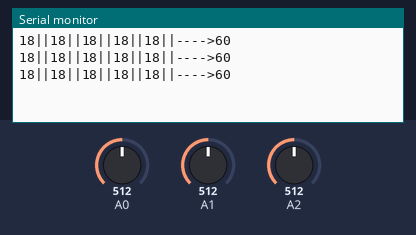
Recording of a sketch running on a simulated Arduino Uno, built with avr-gcc and run on an emulated ATmega328P. On the bench: the last lines printed to the serial monitor. Inputs (shaded band) come from the test bench; at power-on: A0 = 512, A1 = 512, A2 = 512.

Above: at 1.2 s.
1.3 s: A0 set to 716
At 1.9 s:
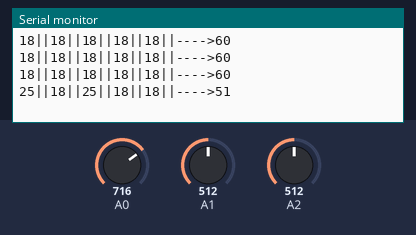
2.8 s: A1 set to 716
At 3.4 s:
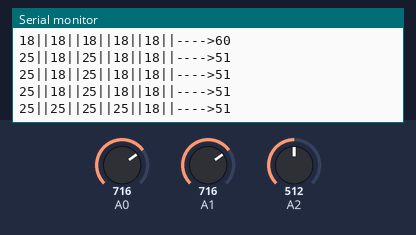
4.3 s: A2 set to 716
At 4.9 s:
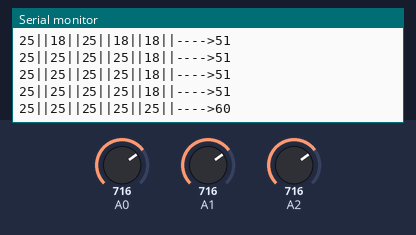
5.8 s: A0 set to 900
At 6.4 s:
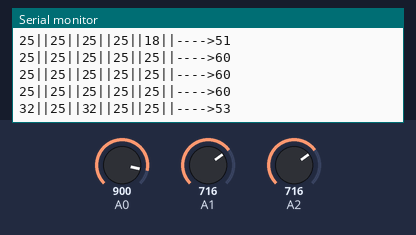
7.3 s: A1 set to 900
At 7.9 s:
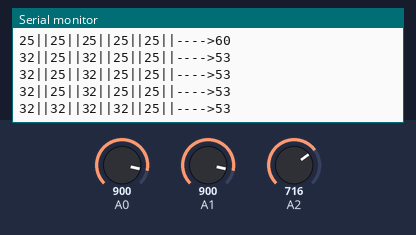
8.8 s: A2 set to 900
At 9.4 s:
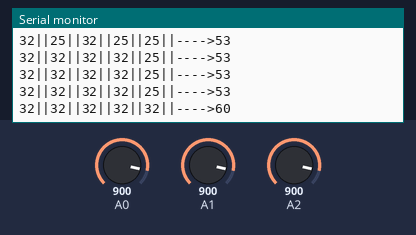
Timing chart, 0 to 11.3 s (numbered marks = the images above; inputs shaded):
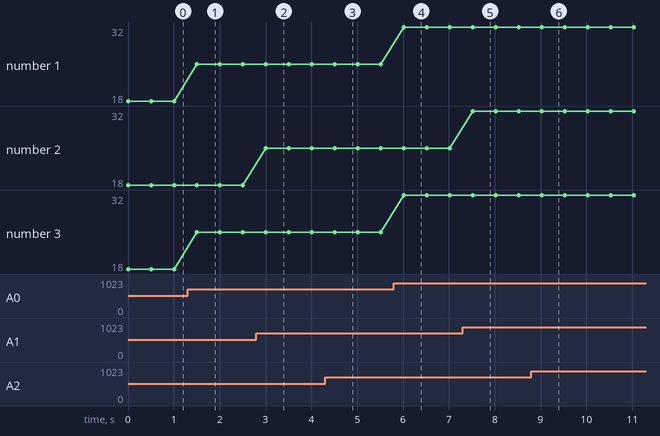

The sketch:

centroid_sensor.ino
```cpp
int sensor_read[5];
int inertia;
int line_position;
int total_read;
void setup()
{
  Serial.begin(9600);
}
void loop()
{
  sense_read();
  delay(500);
}

void sense_read()
{
  total_read=0;
  inertia=0;
  for( int i=-2; i<3; i++)
  {
   sensor_read[i]=(analogRead(i)/28);
   Serial.print(sensor_read[i]);
   Serial.print("||");
   total_read +=sensor_read[i];
   inertia += sensor_read[i]*i;
   line_position = (inertia*100)/total_read;
  }
    Serial.print("---->");
    Serial.print(line_position);
    Serial.println(" ");
}
```

Measured:
- after the input at 1.3 s, the serial monitor: prints a new line after 0.21 s (image 1)
- after the input at 2.8 s, the serial monitor: prints a new line after 0.21 s (image 2)
- after the input at 4.3 s, the serial monitor: prints a new line after 0.21 s (image 3)
- after the input at 5.8 s, the serial monitor: prints a new line after 0.22 s (image 4)
- after the input at 7.3 s, the serial monitor: prints a new line after 0.22 s (image 5)
- after the input at 8.8 s, the serial monitor: prints a new line after 0.23 s (image 6)
- plotted number 1: 18 → 25 after the input at 1.3 s, 25 → 32 after the input at 5.8 s
- plotted number 3: 18 → 25 after the input at 1.3 s, 25 → 32 after the input at 5.8 s
